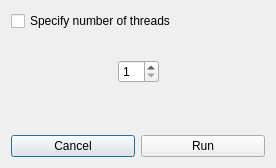
<?xml version="1.0" encoding="UTF-8"?>
<ui version="4.0">
 <class>RunDialog</class>
 <widget class="QDialog" name="RunDialog">
  <property name="geometry">
   <rect>
    <x>0</x>
    <y>0</y>
    <width>276</width>
    <height>168</height>
   </rect>
  </property>
  <property name="windowTitle">
   <string>Dialog</string>
  </property>
  <layout class="QGridLayout" name="gridLayout">
   <item row="3" column="0">
    <spacer name="verticalSpacer_2">
     <property name="orientation">
      <enum>Qt::Vertical</enum>
     </property>
     <property name="sizeHint" stdset="0">
      <size>
       <width>20</width>
       <height>40</height>
      </size>
     </property>
    </spacer>
   </item>
   <item row="2" column="0">
    <layout class="QHBoxLayout" name="horizontalLayout">
     <item>
      <spacer name="horizontalSpacer">
       <property name="orientation">
        <enum>Qt::Horizontal</enum>
       </property>
       <property name="sizeHint" stdset="0">
        <size>
         <width>37</width>
         <height>17</height>
        </size>
       </property>
      </spacer>
     </item>
     <item>
      <widget class="QSpinBox" name="numThreadsSpinBox">
       <property name="minimum">
        <number>1</number>
       </property>
       <property name="maximum">
        <number>16</number>
       </property>
      </widget>
     </item>
     <item>
      <spacer name="horizontalSpacer_2">
       <property name="orientation">
        <enum>Qt::Horizontal</enum>
       </property>
       <property name="sizeHint" stdset="0">
        <size>
         <width>40</width>
         <height>20</height>
        </size>
       </property>
      </spacer>
     </item>
    </layout>
   </item>
   <item row="0" column="0">
    <widget class="QCheckBox" name="multipleThreadsCheckBox">
     <property name="text">
      <string>Specify number of threads</string>
     </property>
    </widget>
   </item>
   <item row="5" column="0">
    <layout class="QHBoxLayout" name="horizontalLayout_2">
     <item>
      <widget class="QPushButton" name="runButton">
       <property name="text">
        <string>Cancel</string>
       </property>
      </widget>
     </item>
     <item>
      <widget class="QPushButton" name="pushButton">
       <property name="text">
        <string>Run</string>
       </property>
      </widget>
     </item>
    </layout>
   </item>
   <item row="1" column="0">
    <spacer name="verticalSpacer">
     <property name="orientation">
      <enum>Qt::Vertical</enum>
     </property>
     <property name="sizeHint" stdset="0">
      <size>
       <width>20</width>
       <height>40</height>
      </size>
     </property>
    </spacer>
   </item>
   <item row="4" column="0">
    <spacer name="verticalSpacer_3">
     <property name="orientation">
      <enum>Qt::Vertical</enum>
     </property>
     <property name="sizeHint" stdset="0">
      <size>
       <width>20</width>
       <height>40</height>
      </size>
     </property>
    </spacer>
   </item>
  </layout>
 </widget>
 <resources/>
 <connections/>
</ui>
